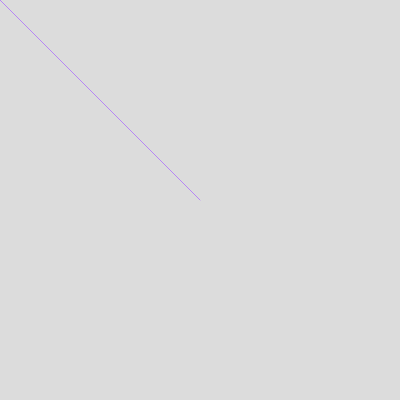
Frame 1 (no input)
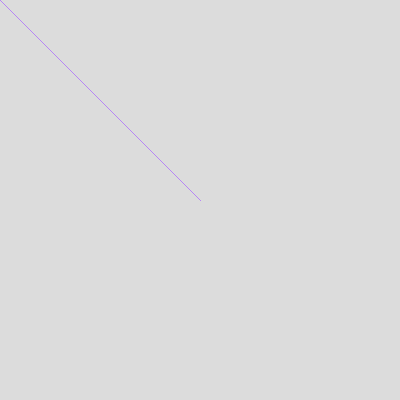
Frame 60 (no input)
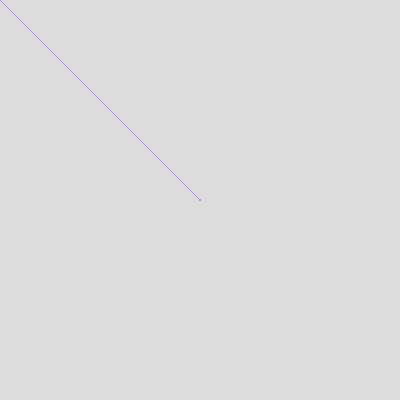
Frame 120 (the mouse pressed at the canvas centre since frame 60)

The p5.js sketch that drew these frames (run headless with seeded random() and noise() and a simulated clock; from frame 60 on, the mouse is pressed at the canvas centre):

// p5.js sketch
// ── sketch.js
//tsu week 4 warmup
//line that stretches and shrinks around center based on mouse position

function setup() {
    createCanvas(400, 400);
     background(220);
}

function draw() {
   
    stroke(183, 134, 245);
    strokeWeight(1);
    line(200,200,mouseX,mouseY);
    
   


}
